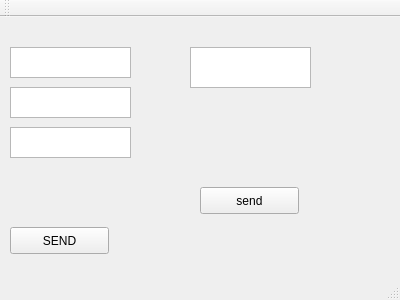
<?xml version="1.0" encoding="UTF-8"?>
<ui version="4.0">
 <class>MainWindow</class>
 <widget class="QMainWindow" name="MainWindow">
  <property name="geometry">
   <rect>
    <x>0</x>
    <y>0</y>
    <width>400</width>
    <height>300</height>
   </rect>
  </property>
  <property name="windowTitle">
   <string>MainWindow</string>
  </property>
  <widget class="QWidget" name="centralWidget">
   <widget class="QPushButton" name="pushButton">
    <property name="geometry">
     <rect>
      <x>10</x>
      <y>210</y>
      <width>99</width>
      <height>27</height>
     </rect>
    </property>
    <property name="text">
     <string>SEND</string>
    </property>
   </widget>
   <widget class="QTextEdit" name="light">
    <property name="geometry">
     <rect>
      <x>10</x>
      <y>110</y>
      <width>121</width>
      <height>31</height>
     </rect>
    </property>
   </widget>
   <widget class="QTextEdit" name="fan">
    <property name="geometry">
     <rect>
      <x>10</x>
      <y>70</y>
      <width>121</width>
      <height>31</height>
     </rect>
    </property>
   </widget>
   <widget class="QTextEdit" name="light1">
    <property name="geometry">
     <rect>
      <x>10</x>
      <y>30</y>
      <width>121</width>
      <height>31</height>
     </rect>
    </property>
   </widget>
   <widget class="QLabel" name="video">
    <property name="geometry">
     <rect>
      <x>140</x>
      <y>210</y>
      <width>640</width>
      <height>480</height>
     </rect>
    </property>
    <property name="minimumSize">
     <size>
      <width>640</width>
      <height>480</height>
     </size>
    </property>
    <property name="maximumSize">
     <size>
      <width>640</width>
      <height>480</height>
     </size>
    </property>
    <property name="text">
     <string/>
    </property>
   </widget>
   <widget class="QPushButton" name="pushButton_2">
    <property name="geometry">
     <rect>
      <x>200</x>
      <y>170</y>
      <width>99</width>
      <height>27</height>
     </rect>
    </property>
    <property name="text">
     <string>send</string>
    </property>
   </widget>
   <widget class="QTextEdit" name="UARTGET">
    <property name="geometry">
     <rect>
      <x>190</x>
      <y>30</y>
      <width>121</width>
      <height>41</height>
     </rect>
    </property>
   </widget>
  </widget>
  <widget class="QMenuBar" name="menuBar">
   <property name="geometry">
    <rect>
     <x>0</x>
     <y>0</y>
     <width>400</width>
     <height>25</height>
    </rect>
   </property>
  </widget>
  <widget class="QToolBar" name="mainToolBar">
   <attribute name="toolBarArea">
    <enum>TopToolBarArea</enum>
   </attribute>
   <attribute name="toolBarBreak">
    <bool>false</bool>
   </attribute>
  </widget>
  <widget class="QStatusBar" name="statusBar"/>
 </widget>
 <layoutdefault spacing="6" margin="11"/>
 <resources/>
 <connections/>
</ui>
